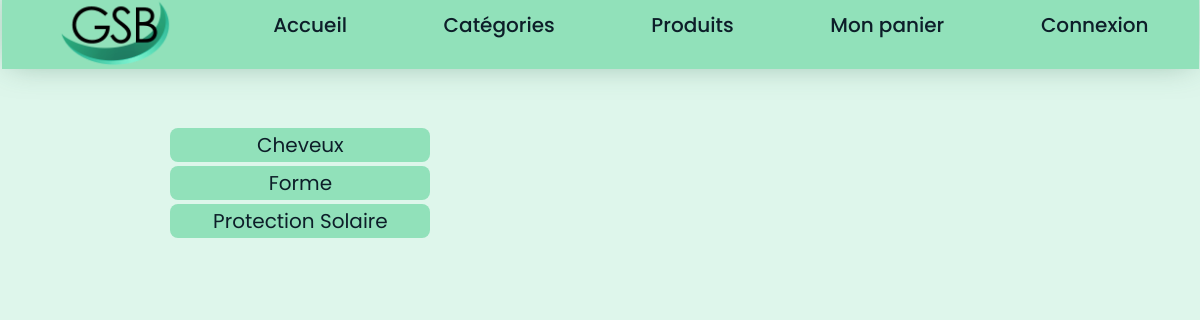
Page /index.php?uc=voirProduits&action=voirCategories on the committed database.
### tables this page shows
CREATE TABLE IF NOT EXISTS `categorie` (
  `ID` int(11) NOT NULL AUTO_INCREMENT,
  `Code` varchar(128) NOT NULL,
  `Nom` varchar(128) NOT NULL,
  PRIMARY KEY (`ID`)
);

### modele/bd.produits.inc.php (called while the page is built, shortened)
<?php
	function getLesCategories()
	{
		try
		{
        $monPdo = connexionPDO();
		$req = 'select id, nom from categorie';
		$res = $monPdo->query($req);
		$lesLignes = $res->fetchAll();
		return $lesLignes;
		}
		catch (PDOException $e)
		{
        print "Erreur !: " . $e->getMessage();
        die();
		}
	}
?>

### vues/v_categories.php (the view)
<ul id="categories">
<?php
foreach( $lesCategories as $uneCategorie)
{
	$idCategorie = $uneCategorie['id'];
	$libCategorie = $uneCategorie['nom'];
	?>
	<li>
		<a href="index.php?uc=voirProduits&categorie=<?php echo $idCategorie ?>&action=voirProduits">
		<?php echo $libCategorie ?></a>
	</li>
<?php
}
?>
</ul>

### modele/cssGeneral.css (style rules this page uses)
html { font:normal 125%/1.2em 'Poppins',sans-serif; }
body { background-color: #DEF6EB; }
#categories { float:left; }
#categories li a { text-decoration:none; color:#0D1E29; }
#categories li { list-style-type: none; list-style-image:none; margin-right: 1px ; width:250px; text-align:center; background:#91e1ba; margin: 4px ; padding: 5px; border-radius: 8px; }

### rows in the picture
categorie: Nom "Cheveux"
categorie: Nom "Forme"
categorie: Nom "Protection Solaire"
